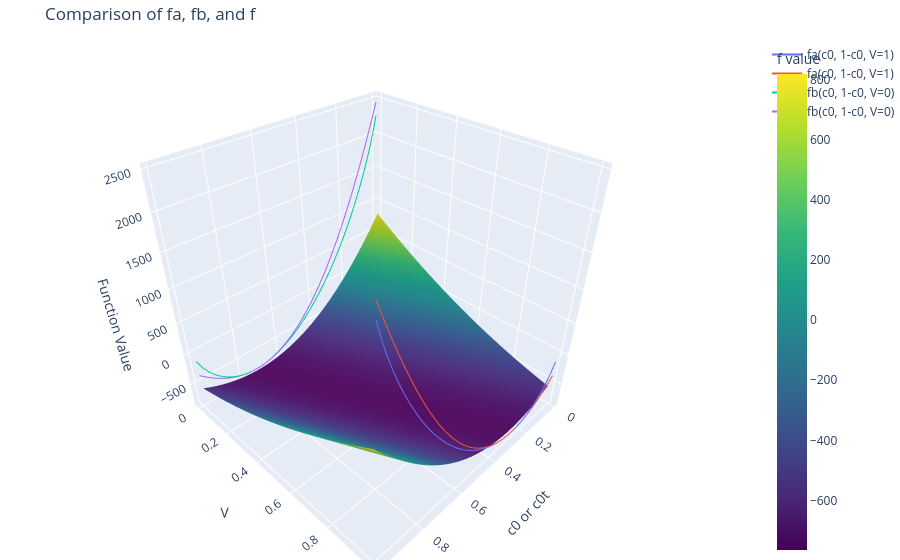

The cell this chart's notebook holds for it:
### Code cell
# Create the 3D plot
fig = go.Figure()

# Add fa line plot (V=1)
fig.add_trace(go.Scatter3d(
    x=x_vals, 
    y=np.ones_like(x_vals), 
    z=fa_plot_vals,
    mode='lines',
    name='fa(c0, 1-c0, V=1)'
))

fig.add_trace(go.Scatter3d(
    x=x_vals, 
    y=np.ones_like(x_vals), 
    z=fa_q_plot_vals,
    mode='lines',
    name='fa(c0, 1-c0, V=1)'
))

# Add fb line plot (V=0)
fig.add_trace(go.Scatter3d(
    x=x_vals, 
    y=np.zeros_like(x_vals), 
    z=fb_plot_vals,
    mode='lines',
    name='fb(c0, 1-c0, V=0)'
))

# Add fb line plot (V=0)
fig.add_trace(go.Scatter3d(
    x=x_vals, 
    y=np.zeros_like(x_vals), 
    z=fb_q_plot_vals,
    mode='lines',
    name='fb(c0, 1-c0, V=0)'
))

# Add f surface plot
fig.add_trace(go.Surface(
    x=x_vals, 
    y=y_vals, 
    z=f_surface_vals,
    name='f(c0t, 1-c0t, V)',
    colorscale='Viridis',
    colorbar=dict(title='f value')
))

# Update layout
fig.update_layout(
    title='Comparison of fa, fb, and f',
    scene=dict(
        xaxis_title='c0 or c0t',
        yaxis_title='V',
        zaxis_title='Function Value'
    ),
    margin=dict(l=0, r=0, b=0, t=40)
)

fig.show()
